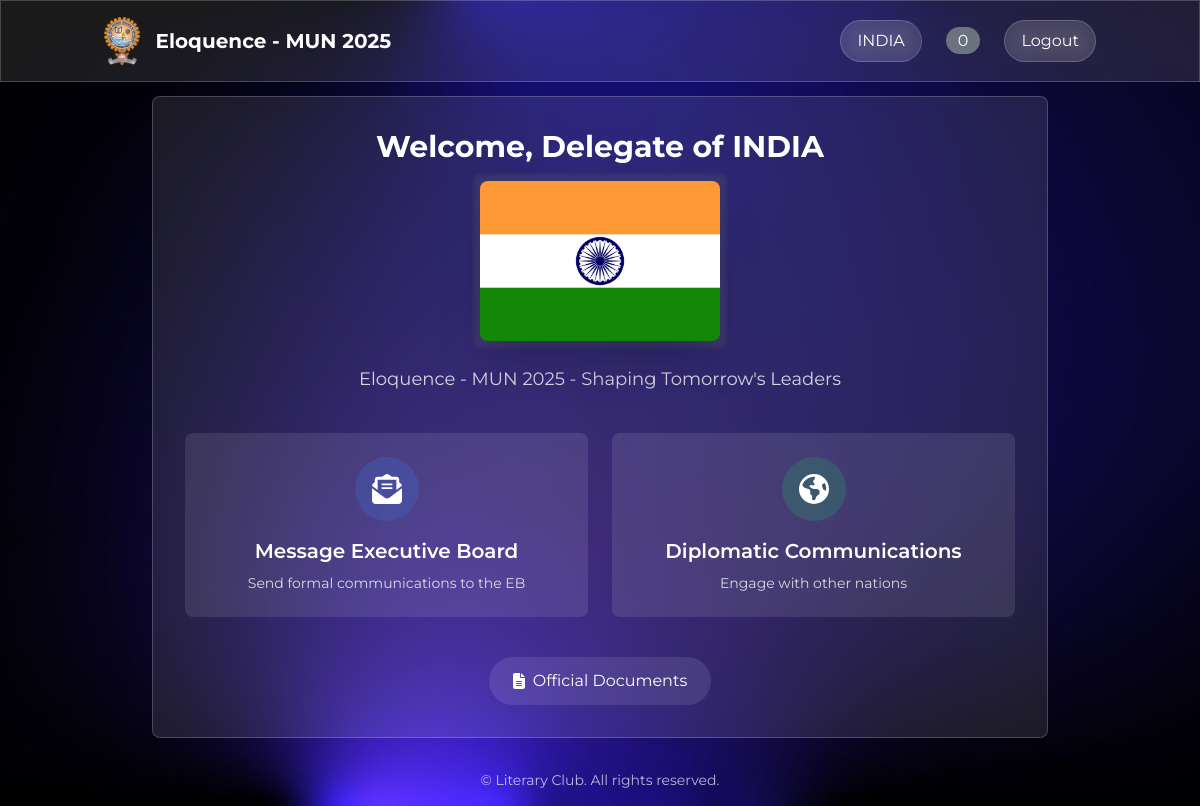
The page /dashboard/ (signed in) on the database its author committed.
### core/models.py (models this page shows, shortened)
class User(AbstractUser):
    is_eb = models.BooleanField(default=False)
    country = models.CharField(max_length=100)
    flag = models.ImageField(upload_to='flags/', null=True, blank=True)
    last_activity = models.DateTimeField(default=timezone.now)
    groups = models.ManyToManyField(
        'auth.Group',
        related_name='custom_user_set',
        blank=True,
        verbose_name='groups',
        help_text='The groups this user belongs to.',
    )
    user_permissions = models.ManyToManyField(
        'auth.Permission',
        related_name='custom_user_set',
        blank=True,
        verbose_name='user permissions',
        help_text='Specific permissions for this user.',
    )
    def update_last_activity(self):
        self.last_activity = timezone.now()
        self.save()

### core/views.py (the view)
# urls.py: path('dashboard/', views.dashboard, name='dashboard'),
@login_required
def dashboard(request):
    return render(request, 'dashboard.html')

### core/context_processor.py (called while the page is built)
def year_processor(request):
    return {
        'current_year': datetime.now().year
    }

### templates/dashboard.html (shortened to what this page needs)
{% extends 'base.html' %}
{% load static %}
{% block content %}
<div class="container mx-auto p-4">
    <div class="max-w-4xl mx-auto">
        <div class="glass-morphism rounded-lg p-8 text-white mb-8">
            <div class="text-center mb-10">
                <h1 class="text-3xl font-bold mb-4">Welcome, Delegate of {{ user.country }}</h1>
                <div class="flex justify-center mb-6">
                    {% if user.flag %}
                        <div class="relative">
                            <img src="{{ user.flag.url }}"
                                 alt="{{ user.country }} flag"
                                 class="h-40 object-contain relative z-10 rounded-lg shadow-2xl">
                        </div>
                    {% endif %}
                </div>
                <p class="text-lg opacity-80"> Eloquence - MUN {{ current_year }} - Shaping Tomorrow's Leaders</p>
            </div>
            <div class="grid grid-cols-1 md:grid-cols-2 gap-6 mt-8">
                <a href="{% url 'send_to_eb' %}"
                   class="block p-6 rounded-lg bg-white/10 hover:bg-white/20 transition-all transform hover:scale-105 hover:shadow-xl">
                    <div class="text-center">
                        <div class="w-16 h-16 mx-auto mb-4 rounded-full bg-blue-500/20 flex items-center justify-center">
                            <i class="fas fa-envelope-open-text text-3xl"></i>
                        </div>
                        <h3 class="text-xl font-semibold">Message Executive Board</h3>
                        <p class="mt-2 text-sm opacity-80">Send formal communications to the EB</p>
                    </div>
                </a>
                <a href="{% url 'send_to_nation' %}"
                   class="block p-6 rounded-lg bg-white/10 hover:bg-white/20 transition-all transform hover:scale-105 hover:shadow-xl">
                    <div class="text-center">
                        <div class="w-16 h-16 mx-auto mb-4 rounded-full bg-green-500/20 flex items-center justify-center">
                            <i class="fas fa-globe-americas text-3xl"></i>
                        </div>
                        <h3 class="text-xl font-semibold">Diplomatic Communications</h3>
                        <p class="mt-2 text-sm opacity-80">Engage with other nations</p>
                    </div>
                </a>
            </div>
            <div class="mt-10 text-center">
                <a href="https://drive.google.com/drive/folders/108F7POmsNlhu4xP7vCeXmZ58ylXFqUsN?usp=sharing"
                   target="_blank"
                   class="inline-flex items-center px-6 py-3 bg-white/10 hover:bg-white/20 rounded-full transition-all transform hover:scale-105 space-x-2">
                    <i class="fas fa-file-alt"></i>
                    <span>Official Documents</span>
                </a>
            </div>
        </div>
        <div class="text-center text-white/70 text-sm">
            <p>© Literary Club. All rights reserved.</p>
        </div>
    </div>
</div>
{% endblock %}

### templates/base.html (shortened to what this page needs)
{% load static %}
<!DOCTYPE html>
<html>
<head>
    <script src="https://cdn.tailwindcss.com"></script>
</head>
<body class="min-h-screen">
    <nav class="glass-morphism text-white py-4 fixed w-full top-0 z-50">
        <div class="container mx-auto px-4 flex justify-between items-center">
            <div class="flex items-center space-x-4">
                <img src="{% static 'images/litclublogo.png' %}" alt="MUN Logo" class="h-12">
                {% if user.is_authenticated %}
                    <a href="{% url 'dashboard' %}" class="text-xl font-bold">Eloquence - MUN {{ current_year }}</a>
                {% else %}
                    <a href="{% url 'home' %}" class="text-xl font-bold">Eloquence - MUN {{ current_year }}</a>
                {% endif %}
            </div>
            {% if user.is_authenticated %}
                <div class="flex items-center space-x-6">
                    <span class="px-4 py-2 rounded-full glass-morphism">{{ user.country }}</span>
                    <a href="{% url 'messages' %}" class="relative group">
                        <span id="notification-count"
                              class="bg-red-500 rounded-full px-3 py-1 hover:bg-red-600 transition-colors">0</span>
                    </a>
                    <button onclick="showLogoutModal()"
                            class="px-4 py-2 rounded-full glass-morphism hover:bg-white/20 transition-colors">
                        Logout
                    </button>
                </div>
            {% endif %}
        </div>
    </nav>
    <div class="pt-20">
        {% block content %}
        {% endblock %}
    </div>
</body>
</html>

### rows shown on the page
User: country "INDIA", flag (picture)
